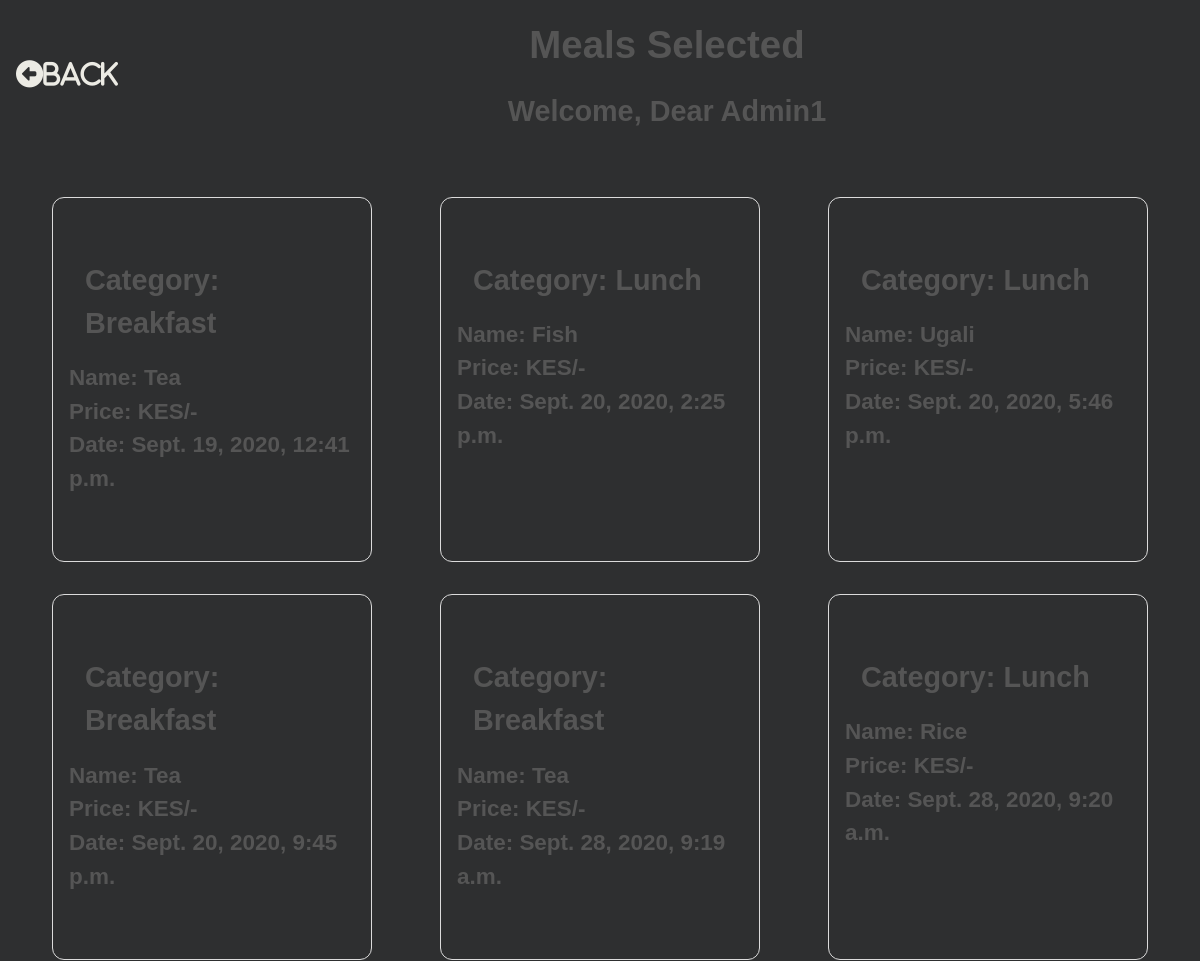
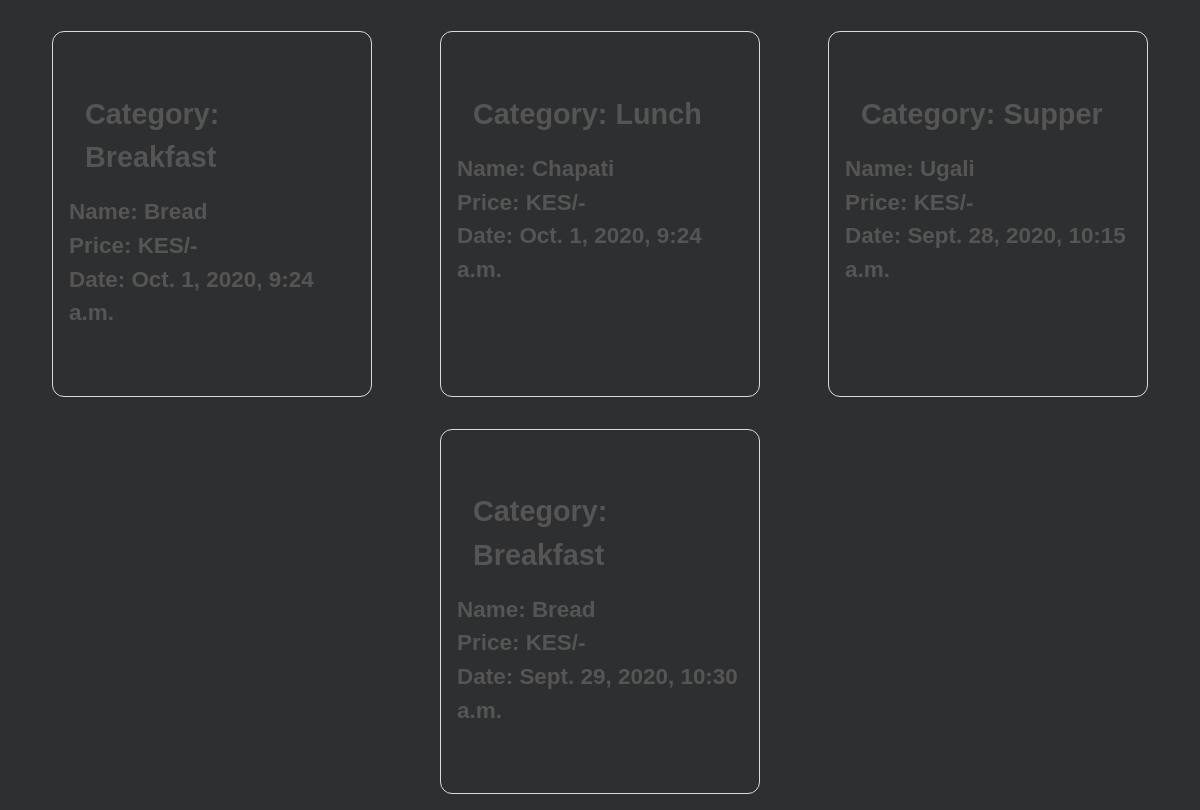
Page /meal_selection_list/ (signed in) on the earlier database version (2 pictures, top to bottom).
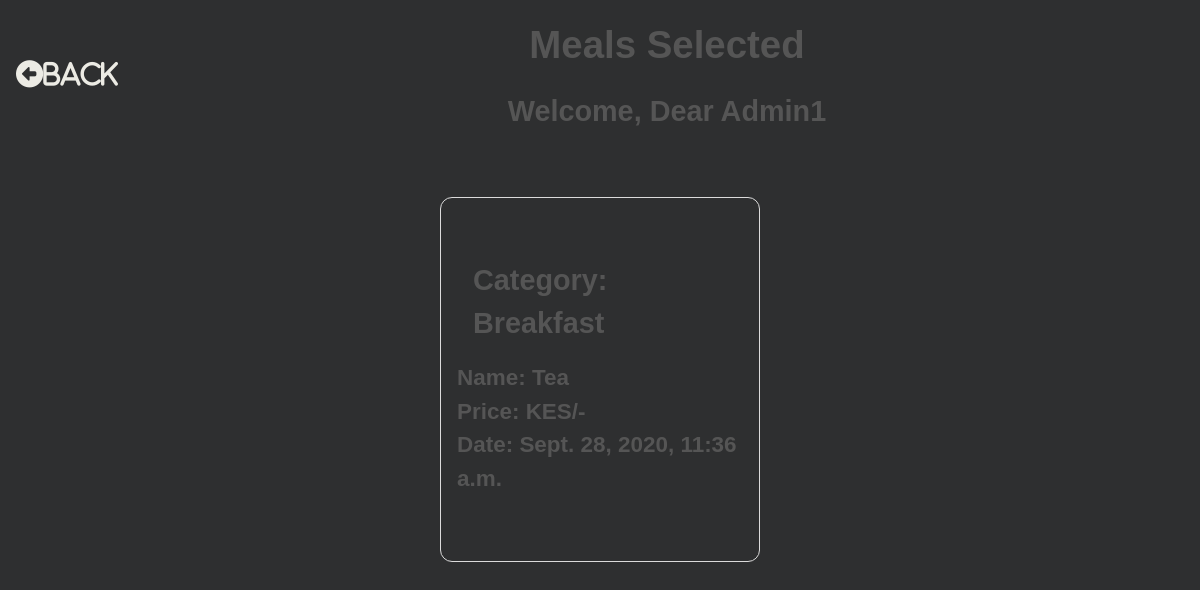
Same page on the later database version.
### hotel/models.py (models this page shows, shortened)
class MealSelection(models.Model):
    user = models.ForeignKey(settings.AUTH_USER_MODEL, on_delete=models.CASCADE)
    meal = models.ForeignKey(Meal, on_delete=models.CASCADE)
    mealcharge = models.ForeignKey(MealCharge, on_delete=models.CASCADE)
    meal_date = models.DateField()
    def get_meal_category(self):
        meal_categories = dict(self.meal.MEAL_CATEGORIES)
        meal_category = meal_categories.get(self.meal.meal_type)
        return meal_category

class Meal(models.Model):
    MEAL_CATEGORIES=(
        ('BRE', 'Breakfast'),
        ('LUN', 'Lunch'),
        ('SUP', 'Supper'),
    )
    meal_type = models.CharField(max_length=3, choices=MEAL_CATEGORIES)
    meal_name = models.CharField(max_length=20)

### hotel/views.py (the view)
# urls.py: path('meal_selection_list/', views.MealSelectionList.as_view(), name='MealSelectionList'),
class MealSelectionList(ListView):
    model = MealSelection
    template_name="mealselection_list_view.html"
    def get_queryset(self, *args, **kwargs):
        if self.request.user.is_staff:
            mealselection_list = MealSelection.objects.all()
            return mealselection_list
        else:
            mealselection_list = MealSelection.objects.filter(user=self.request.user)
            return mealselection_list

### hotel/templates/mealselection_list_view.html (shortened to what this page needs)
{% load static %}
<!DOCTYPE html>
<html lang="en">
    <head>
		<link rel="stylesheet" href="{% static 'hotel/css/mealselection_list_view.css' %}">
    </head>
    <body>
        <div class="content">
            <div class="header">
                <div class="headings">
                    <h1>Meals Selected</h1>
                    <h2>Welcome, Dear {{ user }}</h2>
                </div>
                <div class="home">
                    <div class="home">
                        <a href="{% url 'MealListView' %}"><i class="fas fa-arrow-alt-circle-left">Back</i></a>
                    </div>
                </div>
            </div>
            <div class="mealselections">
                {% for mealselection in mealselection_list %}
                <div class="mealselection">
                    <div class="category">
                        <h2>Category: {{ mealselection.get_meal_category }}</h2>
                    </div>
                    <div class="from">
                        <h3>Name: {{ mealselection.meal.meal_name }} </h3>
                    </div>
                    <div class="from">
                        <h3>Price: {{ mealselection.mealcharge.meal_charge }} KES/- </h3>
                    </div>
                    <div class="to">
                        <h3>Date: {{ mealselection.meal_date }} </h3>
                    </div>
                    <div class="cancel">
                        <a href="#" class="invisible"><i class="far fa-2x fa-times-circle">Cancel Meal</i></a>
                    </div>
                </div>
                {% endfor %}
            </div>
        </div>
    </body>
</html>

Differences in the rows shown:
removed MealSelection: get_meal_category "Lunch", meal.meal_name "Fish", meal_date "Sept. 20, 2020, 2:25 p.m."
removed MealSelection: get_meal_category "Lunch", meal.meal_name "Ugali", meal_date "Sept. 20, 2020, 5:46 p.m."
removed MealSelection: get_meal_category "Breakfast", meal.meal_name "Tea", meal_date "Sept. 20, 2020, 9:45 p.m."
removed MealSelection: get_meal_category "Breakfast", meal.meal_name "Tea", meal_date "Sept. 28, 2020, 9:19 a.m."
removed MealSelection: get_meal_category "Lunch", meal.meal_name "Rice", meal_date "Sept. 28, 2020, 9:20 a.m."
removed MealSelection: get_meal_category "Breakfast", meal.meal_name "Bread", meal_date "Oct. 1, 2020, 9:24 a.m."
removed MealSelection: get_meal_category "Lunch", meal.meal_name "Chapati", meal_date "Oct. 1, 2020, 9:24 a.m."
removed MealSelection: get_meal_category "Supper", meal.meal_name "Ugali", meal_date "Sept. 28, 2020, 10:15 a.m."
removed MealSelection: get_meal_category "Breakfast", meal.meal_name "Bread", meal_date "Sept. 29, 2020, 10:30 a.m."
changed MealSelection "Breakfast": meal_date "Sept. 19, 2020, 12:41 p.m." → "Sept. 28, 2020, 11:36 a.m."
